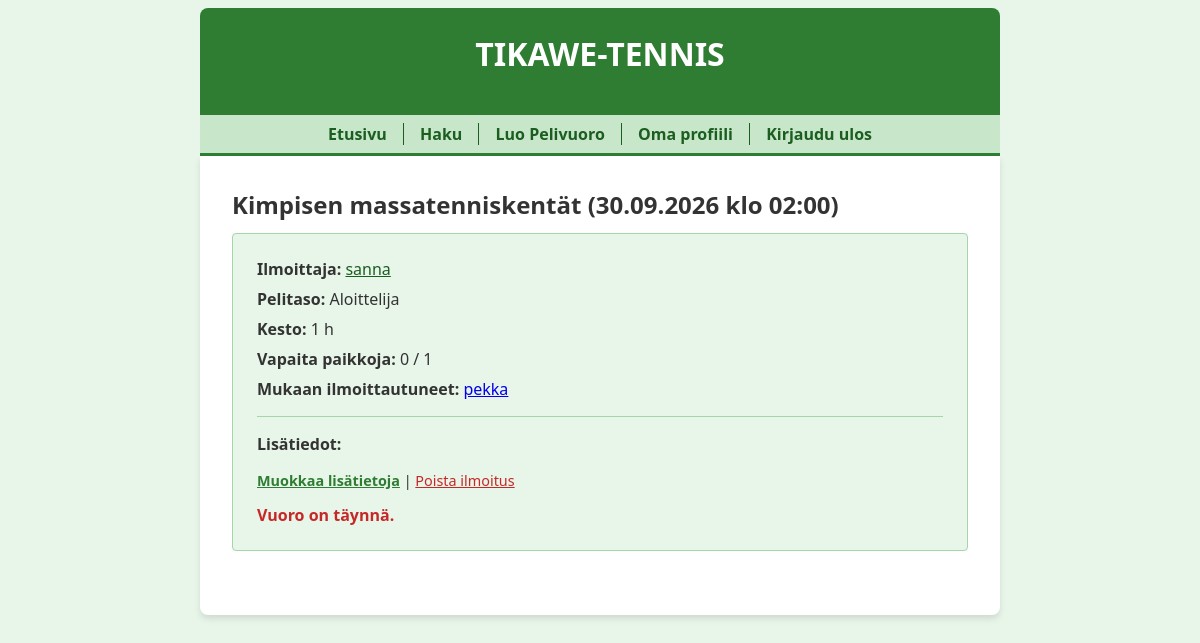
The page /thread/3 (signed in) on the database its author committed.
### tables this page shows
CREATE TABLE threads (
    id INTEGER PRIMARY KEY,
    peliaika TEXT,
    pelipaikka TEXT,
    pelitaso TEXT,
    pelaajien_maara INTEGER,
    kesto INTEGER,
    user_id INTEGER REFERENCES users
);

CREATE TABLE users (
    id INTEGER PRIMARY KEY,
    username TEXT UNIQUE,
    password_hash TEXT,
    image BLOB
);

### app.py (the view)
@app.route("/thread/<int:thread_id>")
def show_thread(thread_id):
    if "user_id" not in session:
        flash("Kirjaudu sisään nähdäksesi ilmoituksen tarkemmat tiedot.")
        return redirect("/login")
    thread = forum.get_thread(thread_id)
    if not thread:
        abort(404)
    messages = forum.get_messages(thread_id)
    participants = forum.get_participants(thread_id)
    is_participant = any(p["id"] == session["user_id"] for p in participants)
    return render_template("thread.html", thread=thread, messages=messages, participants=participants, is_participant=is_participant)

### app.py (called while the page is built)
@app.template_filter()
def show_lines(content):
    content = str(markupsafe.escape(content))
    content = content.replace("\n", "<br />")
    return markupsafe.Markup(content)

@app.before_request
def before_request():
    g.start_time = time.time()

@app.after_request
def after_request(response):
    elapsed_time = round(time.time() - g.start_time, 2)
    print("elapsed time:", elapsed_time, "s")
    return response

### db.py (called while the page is built)
def get_connection():
    con = sqlite3.connect("database.db")
    con.execute("PRAGMA foreign_keys = ON")
    con.row_factory = sqlite3.Row
    return con

def query(sql, params=[]):
    con = get_connection()
    result = con.execute(sql, params).fetchall()
    con.close()
    return result

### forum.py (called while the page is built)
def get_thread(thread_id):
    sql = """SELECT t.id, t.peliaika, t.pelipaikka, t.pelitaso, t.pelaajien_maara, t.kesto, t.user_id, u.username as creator
             FROM threads t, users u
             WHERE t.user_id = u.id AND t.id = ?"""
    result = db.query(sql, [thread_id])
    return result[0] if result else None

def get_messages(thread_id):
    sql = """SELECT m.id, m.content, m.sent_at, m.user_id, u.username
             FROM messages m, users u
             WHERE m.user_id = u.id AND m.thread_id = ? AND m.status = 1
             ORDER BY m.id"""
    return db.query(sql, [thread_id])

def get_participants(thread_id):
    sql = """SELECT u.id, u.username
             FROM users u, participants p
             WHERE u.id = p.user_id AND p.thread_id = ?"""
    return db.query(sql, [thread_id])

### templates/thread.html (shortened to what this page needs)
{% extends "layout.html" %}
{% block content %}
  <h2>{{ thread.pelipaikka }} ({{ thread.peliaika }})</h2>
  <div style="background-color: #e8f5e9; padding: 1.5em; border-radius: 4px; border: 1px solid #a5d6a7; margin-bottom: 2em;">
    <p style="margin: 0 0 0.5em 0;"><strong>Ilmoittaja:</strong> <a href="/user/{{ thread.user_id }}" style="color: #1b5e20;">{{ thread.creator }}</a></p>
    <p style="margin: 0 0 0.5em 0;"><strong>Pelitaso:</strong> {{ thread.pelitaso }}</p>
    <p style="margin: 0 0 0.5em 0;"><strong>Kesto:</strong> {{ thread.kesto }} h</p>
    <p style="margin: 0 0 0.5em 0;"><strong>Vapaita paikkoja:</strong> {{ thread.pelaajien_maara - participants|length }} / {{ thread.pelaajien_maara }}</p>
    <p style="margin: 0 0 1em 0;">
      <strong>Mukaan ilmoittautuneet:</strong>
      {% if participants %}
        {% for p in participants %}<a href="/user/{{ p.id }}">{{ p.username }}</a>{% if not loop.last %}, {% endif %}{% endfor %}
      {% else %}
        <i>Ei vielä osallistujia</i>
      {% endif %}
    </p>
    {% if messages %}
    <hr style="border: 0; border-top: 1px solid #a5d6a7; margin: 1em 0;" />
    <div style="margin-bottom: 1em;">
      <strong style="display: block; margin-bottom: 0.5em;">Lisätiedot:</strong>
    </div>
    {% if session.user_id == thread.user_id %}
    <p style="font-size: 0.9em; margin: 0 0 1em 0;">
      <a href="/edit/{{ messages[0].id }}" style="color: #2e7d32; font-weight: bold;">Muokkaa lisätietoja</a> |
      <a href="/remove/{{ messages[0].id }}" style="color: #c62828;">Poista ilmoitus</a>
    </p>
    {% endif %}
    {% endif %}
    {% if is_participant %}
      <form action="/leave" method="post" style="display:inline;">
        <input type="hidden" name="thread_id" value="{{ thread.id }}">
        <input type="hidden" name="csrf_token" value="{{ session.csrf_token }}">
        <input type="submit" value="Peru ilmoittautuminen" style="background-color: #c62828; color: white; border: none; padding: 0.5em 1em; border-radius: 4px; cursor: pointer;">
      </form>
    {% elif participants|length >= thread.pelaajien_maara %}
      <p style="color: #c62828; font-weight: bold; margin: 0;">Vuoro on täynnä.</p>
    {% endif %}
  </div>
{% endblock %}

### static/main.css (style rules this page uses)
body { margin: auto; max-width: 50em; font-family: 'Segoe UI', Tahoma, Geneva, Verdana, sans-serif; background-color: #e8f5e9; color: #333; }
h1, h2, h3 { margin: 0 0 0.5em 0; }

### rows shown on the page
threads: pelipaikka "Kimpisen massatenniskentät", peliaika "30.09.2026 klo 02:00", pelitaso "Aloittelija", kesto "1", pelaajien_maara "1"
users: creator "sanna"
users: username "pekka"

### other values the page prints
{{ thread.pelaajien_maara - participants|length }} "0"
